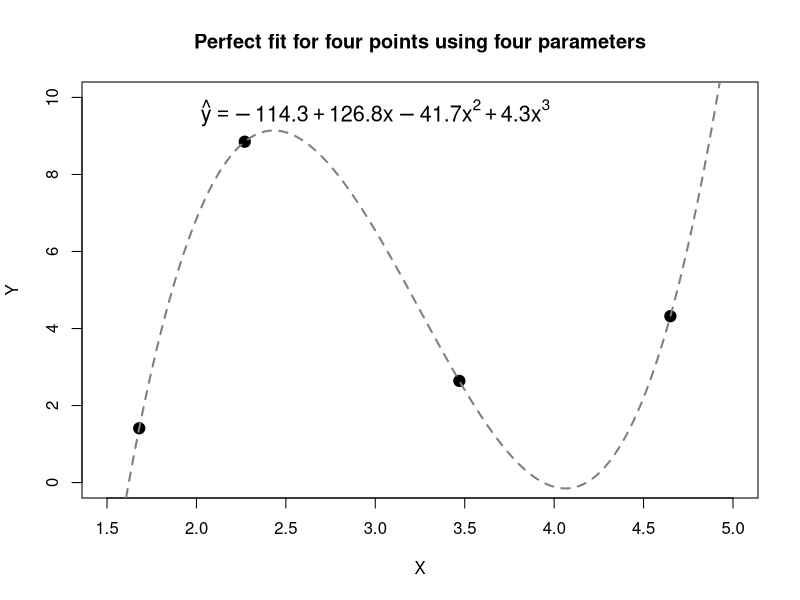

This chart was generated by the following R code:
## ---- chunk 1
#| code-fold: true
#| output: false
set.seed(3141)
junk <- as.data.frame(matrix(rnorm(1100),ncol=11))
names(junk) <- c('Y',sapply(LETTERS[1:10],function(z) paste('Column',z)))
round(summary(lm(Y~.,junk))$coefficients[,c(1,4)],3)
## ---- chunk 2
#| code-fold: true
#| output: false
summary(lm(Petal.Length~Petal.Width,iris))$coefficients
summary(lm(Petal.Length~Sepal.Length,iris))$coefficients
summary(lm(Petal.Length~Sepal.Width,iris))$coefficients
summary(lm(Petal.Length~Petal.Width+Sepal.Length+Sepal.Width,iris))$coefficients
## ---- chunk 3
#| code-fold: true
#| fig-cap: "A perfect model fit caused by too many free parameters"
set.seed(1414)
overfitting <- round(data.frame(x=10*runif(4),y=10*runif(4)),2)
overfitting.lm <-lm(y~x+I(x^2)+I(x^3),overfitting)
plot(overfitting$x,overfitting$y,pch=19,cex=1.5,
     main='Perfect fit for four points using four parameters',
     ylab='Y',xlab='X',xlim=c(1.5,5),ylim=c(0,10))
lines(seq(1,5,0.01),predict(overfitting.lm,data.frame(x=seq(1,5,0.01))),
      lty=2,lwd=2,col='grey50')
text(x=3,y=9.6,cex=1.3,
     labels=expression(hat(y)==-114.3+126.8*x-41.7*x^2+4.3*x^3))
